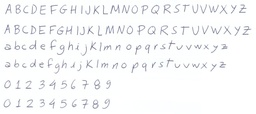
#> input picture letraforma.jpeg, 256 x 114 px, shrunk from 1618 x 720 before the run
$ python main.py
#> lines starting #> are read from the running program, lines starting #| are printed output that depends on the picture; after the words box and inside, x2 and y2 are one past the last pixel; in counts of white or black regions, pixels touching at a corner belong together
import cv2
import numpy as np

def afinamentoZhang(img):
    resultado = img.copy()

    flag = True
    while flag:
        flag = False
        pixels = []

        passo1(resultado, pixels)
        if len(pixels) > 0:
            flag = True
            remover_pixels(resultado, pixels)
        passo2(resultado, pixels)
        if len(pixels) > 0:
            flag = True
            remover_pixels(resultado, pixels)
    return resultado


def passo1(img, pixels):
    row, col = img.shape
    for r in range(1, row-1):
        for c in range(1, col-1):
            v = definir_vizinhos(img, r, c)
            vizinhos_preto = (int(v["P2"]) + int(v["P3"]) + int(v["P4"]) + int(v["P5"]) +
                              int(v["P6"]) + int(v["P7"]) + int(v["P8"]) + int(v["P9"]))
            if (img[r][c] == 0  and
                2*255 <= vizinhos_preto <= 6*255 and
                conectividade(v) == 1 and
                int(v["P2"])+int(v["P4"])+int(v["P8"]) >= 255 and
                int(v["P2"])+int(v["P6"])+int(v["P8"]) >= 255
                ):
                pixels.append((r,c))


def passo2(img, pixels):
    row, col = img.shape
    for r in range(1, row-1):
        for c in range(1, col-1):
            v = definir_vizinhos(img, r, c)
            vizinhos_preto = (int(v["P2"]) + int(v["P3"]) + int(v["P4"]) + int(v["P5"])
                            + int(v["P6"]) + int(v["P7"]) + int(v["P8"]) + int(v["P9"]))
            if (img[r][c] == 0 and  2*255 <= vizinhos_preto <= 6*255 and
                conectividade(v) == 1 and
                int(v["P2"])+int(v["P4"])+int(v["P6"]) >= 255 and
                int(v["P4"])+int(v["P6"])+int(v["P8"]) >= 255
                ):
                pixels.append((r,c))

def definir_vizinhos(img, r, c):
    return {
        "P2": img[r-1][c], "P3": img[r-1][c+1],
        "P4": img[r][c+1], "P5": img[r+1][c+1],
        "P6": img[r+1][c], "P7": img[r+1][c-1],
        "P8": img[r][c-1], "P9": img[r-1][c-1]
    }


def conectividade(v):
    count = 0

    for i in range(2, len(v)+1):
        if v["P"+str(+i)] == 255 and v["P"+str(+i+1)] == 0:
            count += 1
    if v["P9"] == 255 and v["P2"] == 0:
        count += 1

    return count


def remover_pixels(img, pixels):
    for r,c in pixels:
        img[r][c] = 255
    pixels = []
    return img


def main():
    img = cv2.imread("letraforma.jpeg")
#> img is the input picture: shape (114, 256, 3); mean B, G, R 248.4, 247.7, 246.9
    img = cv2.cvtColor(img,cv2.COLOR_BGR2GRAY)
#> img: shape (114, 256)
    (thresh, img_bw) = cv2.threshold(img, 128, 255, cv2.THRESH_BINARY | cv2.THRESH_OTSU)
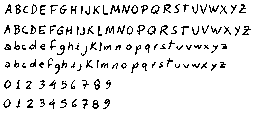
#> img_bw: shape (114, 256); 91% white; black in thin lines or dots, all inside (x1, y1, x2, y2) = (3, 4, 251, 109)
#> thresh = 222
    img_afinada = afinamentoZhang(img_bw)
#> the loop in afinamentoZhang, `while flag:` made 5 passes
#> after the loop in afinamentoZhang, `while flag:`:
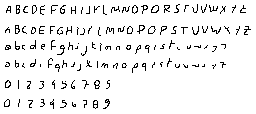
#> resultado: shape (114, 256); 93.7% white; black in thin lines or dots, all inside (x1, y1, x2, y2) = (4, 4, 251, 109)
    cv2.imshow("", img_afinada)
    cv2.imwrite("resultado-afinamento.jpeg", img_afinada)
    cv2.waitKey(0)


if __name__ == "__main__":
    main()
